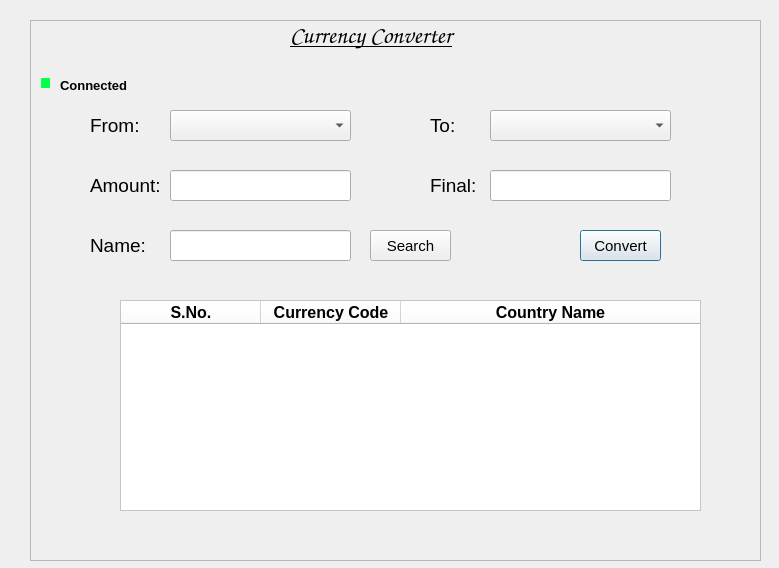
<?xml version="1.0" encoding="UTF-8"?>
<ui version="4.0">
 <class>Dialog</class>
 <widget class="QDialog" name="Dialog">
  <property name="geometry">
   <rect>
    <x>0</x>
    <y>0</y>
    <width>779</width>
    <height>568</height>
   </rect>
  </property>
  <property name="windowTitle">
   <string>Dialog</string>
  </property>
  <property name="styleSheet">
   <string notr="true">QLabel {

color:black;
}</string>
  </property>
  <widget class="QLabel" name="label">
   <property name="geometry">
    <rect>
     <x>-60</x>
     <y>-10</y>
     <width>861</width>
     <height>641</height>
    </rect>
   </property>
   <property name="styleSheet">
    <string notr="true"/>
   </property>
   <property name="text">
    <string/>
   </property>
  </widget>
  <widget class="QFrame" name="frame">
   <property name="geometry">
    <rect>
     <x>30</x>
     <y>20</y>
     <width>731</width>
     <height>541</height>
    </rect>
   </property>
   <property name="styleSheet">
    <string notr="true"/>
   </property>
   <property name="frameShape">
    <enum>QFrame::StyledPanel</enum>
   </property>
   <property name="frameShadow">
    <enum>QFrame::Raised</enum>
   </property>
   <widget class="QLabel" name="label_3">
    <property name="geometry">
     <rect>
      <x>60</x>
      <y>90</y>
      <width>61</width>
      <height>31</height>
     </rect>
    </property>
    <property name="font">
     <font>
      <family>Arial</family>
      <pointsize>14</pointsize>
      <weight>50</weight>
      <bold>false</bold>
     </font>
    </property>
    <property name="styleSheet">
     <string notr="true"/>
    </property>
    <property name="text">
     <string>From:</string>
    </property>
   </widget>
   <widget class="QComboBox" name="comboBox">
    <property name="geometry">
     <rect>
      <x>140</x>
      <y>90</y>
      <width>181</width>
      <height>31</height>
     </rect>
    </property>
    <property name="font">
     <font>
      <pointsize>11</pointsize>
     </font>
    </property>
    <property name="styleSheet">
     <string notr="true"/>
    </property>
   </widget>
   <widget class="QLabel" name="label_4">
    <property name="geometry">
     <rect>
      <x>400</x>
      <y>90</y>
      <width>61</width>
      <height>31</height>
     </rect>
    </property>
    <property name="font">
     <font>
      <pointsize>14</pointsize>
     </font>
    </property>
    <property name="styleSheet">
     <string notr="true"/>
    </property>
    <property name="text">
     <string>To:</string>
    </property>
   </widget>
   <widget class="QLineEdit" name="ent_amount">
    <property name="geometry">
     <rect>
      <x>140</x>
      <y>150</y>
      <width>181</width>
      <height>31</height>
     </rect>
    </property>
    <property name="font">
     <font>
      <pointsize>11</pointsize>
     </font>
    </property>
    <property name="styleSheet">
     <string notr="true"/>
    </property>
   </widget>
   <widget class="QLineEdit" name="ent_final">
    <property name="geometry">
     <rect>
      <x>460</x>
      <y>150</y>
      <width>181</width>
      <height>31</height>
     </rect>
    </property>
    <property name="font">
     <font>
      <pointsize>11</pointsize>
     </font>
    </property>
    <property name="styleSheet">
     <string notr="true"/>
    </property>
    <property name="readOnly">
     <bool>true</bool>
    </property>
   </widget>
   <widget class="QFrame" name="frame">
    <property name="geometry">
     <rect>
      <x>0</x>
      <y>-10</y>
      <width>731</width>
      <height>51</height>
     </rect>
    </property>
    <property name="styleSheet">
     <string notr="true"/>
    </property>
    <widget class="QLabel" name="label_2">
     <property name="geometry">
      <rect>
       <x>260</x>
       <y>10</y>
       <width>231</width>
       <height>31</height>
      </rect>
     </property>
     <property name="font">
      <font>
       <family>Comic Sans MS</family>
       <pointsize>18</pointsize>
       <weight>75</weight>
       <bold>true</bold>
       <underline>true</underline>
      </font>
     </property>
     <property name="styleSheet">
      <string notr="true">color:black;
background-color: transparent;
</string>
     </property>
     <property name="text">
      <string>Currency Converter</string>
     </property>
    </widget>
   </widget>
   <widget class="QPushButton" name="btn_convert">
    <property name="geometry">
     <rect>
      <x>550</x>
      <y>210</y>
      <width>81</width>
      <height>31</height>
     </rect>
    </property>
    <property name="font">
     <font>
      <pointsize>11</pointsize>
     </font>
    </property>
    <property name="styleSheet">
     <string notr="true"/>
    </property>
    <property name="text">
     <string>Convert</string>
    </property>
   </widget>
   <widget class="QLabel" name="lbl_connect">
    <property name="geometry">
     <rect>
      <x>30</x>
      <y>50</y>
      <width>81</width>
      <height>31</height>
     </rect>
    </property>
    <property name="font">
     <font>
      <pointsize>10</pointsize>
      <weight>75</weight>
      <bold>true</bold>
     </font>
    </property>
    <property name="styleSheet">
     <string notr="true">color: black;</string>
    </property>
    <property name="text">
     <string>Connected</string>
    </property>
   </widget>
   <widget class="QLineEdit" name="ent_name">
    <property name="geometry">
     <rect>
      <x>140</x>
      <y>210</y>
      <width>181</width>
      <height>31</height>
     </rect>
    </property>
    <property name="font">
     <font>
      <pointsize>11</pointsize>
     </font>
    </property>
    <property name="styleSheet">
     <string notr="true"/>
    </property>
   </widget>
   <widget class="QPushButton" name="tbn_search">
    <property name="geometry">
     <rect>
      <x>340</x>
      <y>210</y>
      <width>81</width>
      <height>31</height>
     </rect>
    </property>
    <property name="font">
     <font>
      <pointsize>11</pointsize>
     </font>
    </property>
    <property name="styleSheet">
     <string notr="true"/>
    </property>
    <property name="text">
     <string>Search</string>
    </property>
    <property name="icon">
     <iconset resource="source.qrc">
      <normaloff>:/newPrefix/flaticon_search-512.png</normaloff>:/newPrefix/flaticon_search-512.png</iconset>
    </property>
   </widget>
   <widget class="QComboBox" name="comboBox_2">
    <property name="geometry">
     <rect>
      <x>460</x>
      <y>90</y>
      <width>181</width>
      <height>31</height>
     </rect>
    </property>
    <property name="font">
     <font>
      <pointsize>11</pointsize>
     </font>
    </property>
    <property name="styleSheet">
     <string notr="true"/>
    </property>
   </widget>
   <widget class="QTableWidget" name="tableWidget">
    <property name="geometry">
     <rect>
      <x>90</x>
      <y>280</y>
      <width>581</width>
      <height>211</height>
     </rect>
    </property>
    <property name="styleSheet">
     <string notr="true">background-color: rgb(255, 255, 255);</string>
    </property>
    <property name="verticalScrollBarPolicy">
     <enum>Qt::ScrollBarAsNeeded</enum>
    </property>
    <property name="alternatingRowColors">
     <bool>true</bool>
    </property>
    <property name="selectionBehavior">
     <enum>QAbstractItemView::SelectItems</enum>
    </property>
    <property name="showGrid">
     <bool>true</bool>
    </property>
    <property name="gridStyle">
     <enum>Qt::SolidLine</enum>
    </property>
    <attribute name="horizontalHeaderVisible">
     <bool>true</bool>
    </attribute>
    <attribute name="horizontalHeaderCascadingSectionResizes">
     <bool>false</bool>
    </attribute>
    <attribute name="horizontalHeaderMinimumSectionSize">
     <number>33</number>
    </attribute>
    <attribute name="horizontalHeaderDefaultSectionSize">
     <number>140</number>
    </attribute>
    <attribute name="horizontalHeaderHighlightSections">
     <bool>true</bool>
    </attribute>
    <attribute name="horizontalHeaderShowSortIndicator" stdset="0">
     <bool>true</bool>
    </attribute>
    <attribute name="horizontalHeaderStretchLastSection">
     <bool>true</bool>
    </attribute>
    <attribute name="verticalHeaderVisible">
     <bool>false</bool>
    </attribute>
    <attribute name="verticalHeaderStretchLastSection">
     <bool>false</bool>
    </attribute>
    <column>
     <property name="text">
      <string>S.No.</string>
     </property>
     <property name="font">
      <font>
       <pointsize>12</pointsize>
       <weight>75</weight>
       <bold>true</bold>
      </font>
     </property>
    </column>
    <column>
     <property name="text">
      <string>Currency Code</string>
     </property>
     <property name="font">
      <font>
       <pointsize>12</pointsize>
       <weight>75</weight>
       <bold>true</bold>
      </font>
     </property>
    </column>
    <column>
     <property name="text">
      <string>Country Name</string>
     </property>
     <property name="font">
      <font>
       <pointsize>12</pointsize>
       <weight>75</weight>
       <bold>true</bold>
      </font>
     </property>
    </column>
   </widget>
   <widget class="QLabel" name="label_6">
    <property name="geometry">
     <rect>
      <x>60</x>
      <y>150</y>
      <width>71</width>
      <height>31</height>
     </rect>
    </property>
    <property name="font">
     <font>
      <family>Arial</family>
      <pointsize>14</pointsize>
      <weight>50</weight>
      <bold>false</bold>
     </font>
    </property>
    <property name="styleSheet">
     <string notr="true"/>
    </property>
    <property name="text">
     <string>Amount:</string>
    </property>
   </widget>
   <widget class="QLabel" name="label_10">
    <property name="geometry">
     <rect>
      <x>400</x>
      <y>150</y>
      <width>51</width>
      <height>31</height>
     </rect>
    </property>
    <property name="font">
     <font>
      <family>Arial</family>
      <pointsize>14</pointsize>
      <weight>50</weight>
      <bold>false</bold>
     </font>
    </property>
    <property name="styleSheet">
     <string notr="true"/>
    </property>
    <property name="text">
     <string>Final:</string>
    </property>
   </widget>
   <widget class="QPushButton" name="btn_refresh">
    <property name="geometry">
     <rect>
      <x>660</x>
      <y>40</y>
      <width>41</width>
      <height>41</height>
     </rect>
    </property>
    <property name="styleSheet">
     <string notr="true">QPushButton{

background-color:transparent;
border-radius:20px;
}

QPushButton  hover {


background-color:rgb(235, 255, 237);
}</string>
    </property>
    <property name="text">
     <string/>
    </property>
    <property name="icon">
     <iconset resource="source.qrc">
      <normaloff>:/newPrefix/76-512.png</normaloff>:/newPrefix/76-512.png</iconset>
    </property>
    <property name="iconSize">
     <size>
      <width>50</width>
      <height>50</height>
     </size>
    </property>
   </widget>
  </widget>
  <widget class="QLabel" name="label_8">
   <property name="geometry">
    <rect>
     <x>20</x>
     <y>0</y>
     <width>51</width>
     <height>111</height>
    </rect>
   </property>
   <property name="font">
    <font>
     <pointsize>70</pointsize>
    </font>
   </property>
   <property name="layoutDirection">
    <enum>Qt::RightToLeft</enum>
   </property>
   <property name="styleSheet">
    <string notr="true">color: rgb(0, 255, 72);
</string>
   </property>
   <property name="text">
    <string>.</string>
   </property>
   <property name="alignment">
    <set>Qt::AlignCenter</set>
   </property>
  </widget>
  <widget class="QLabel" name="label_11">
   <property name="geometry">
    <rect>
     <x>90</x>
     <y>230</y>
     <width>71</width>
     <height>31</height>
    </rect>
   </property>
   <property name="font">
    <font>
     <family>Arial</family>
     <pointsize>14</pointsize>
     <weight>50</weight>
     <bold>false</bold>
    </font>
   </property>
   <property name="styleSheet">
    <string notr="true"/>
   </property>
   <property name="text">
    <string>Name:</string>
   </property>
  </widget>
 </widget>
 <resources>
  <include location="source.qrc"/>
  <include location="source.qrc"/>
 </resources>
 <connections/>
</ui>
